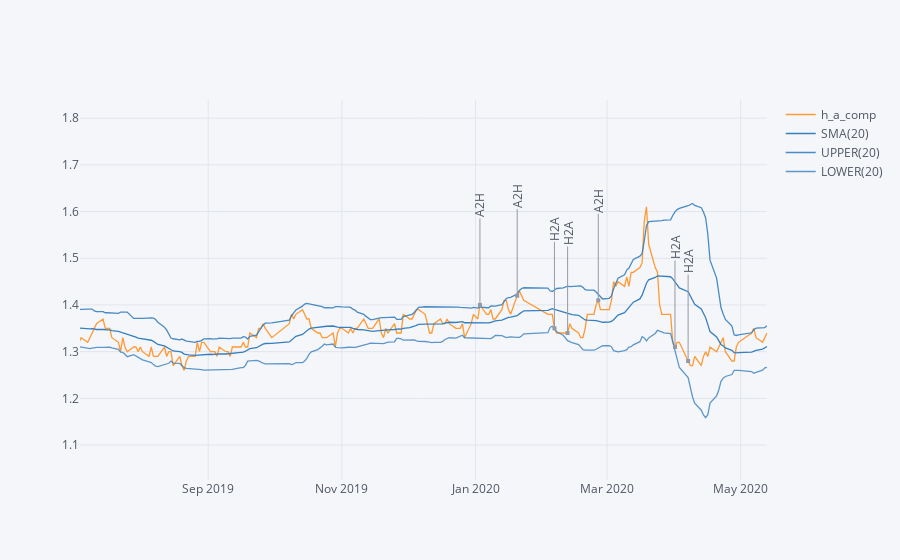

Source (notebook cell):
### Code cell
from jqdatasdk import *
import pandas as pd
import cufflinks as cf

# 从 JoinQuant 获取 AH 溢价数据
def get_data(code):

    auth('18986290611', 'Wenbl0821')
    ncode = normalize_code(code)
    
    stk= finance.STK_AH_PRICE_COMP
    q = query(stk).filter(stk.a_code == ncode).order_by(stk.day)
    df = finance.run_query(q)
    logout()
    df['day'] = pd.to_datetime(df['day'])
    df.set_index('day', inplace=True)
    dfcomp = df['h_a_comp']
    dfcomp.ffill(inplace=True)
    return dfcomp

# df = pd.read_excel("./ah_pair_trading.xls", parse_dates=['day'], index_col='day')
annotations = {
    '2020-01-03': 'A2H', 
    '2020-01-20': 'A2H', 
    '2020-02-06': 'H2A', 
    '2020-02-12': 'H2A', 
    '2020-02-26': 'A2H',
    '2020-04-01': 'H2A',
    '2020-04-07': 'H2A'
    }
# 使用20日移动算术平均作为中轴，2倍标准差作为上下限
def plot_ah_comp(code, annotations=None):
    df = get_data(code)
    df.ta_plot(study='boll', periods=20, annotations=annotations, title=code)
    
plot_ah_comp('601601', annotations=annotations)

### Figure 1 — Plotly figure (JSON) as saved in the notebook; plotly's stock layout.template omitted (floating-point values rounded to 4 significant figures; data arrays with more than 128 entries replaced by an {"elided": "..."} marker saying what was removed)
{"data": [{"line": {"color": "rgba(255, 153, 51, 1.0)", "dash": "solid", "shape": "linear", "width": 1.3}, "mode": "lines", "name": "h_a_comp", "text": "", "type": "scatter", "x": {"elided": "1347 str values"}, "y": {"elided": "1347 float values"}}, {"line": {"color": "rgba(55, 128, 191, 1.0)", "dash": "solid", "shape": "linear", "width": 1.3}, "mode": "lines", "name": "SMA(20)", "text": "", "type": "scatter", "x": {"elided": "1347 str values"}, "y": {"elided": "1347 mixed values"}}, {"line": {"color": "rgba(55, 128, 191, 0.8999999999999999)", "dash": "solid", "shape": "linear", "width": 1.3}, "mode": "lines", "name": "UPPER(20)", "text": "", "type": "scatter", "x": {"elided": "1347 str values"}, "y": {"elided": "1347 mixed values"}}, {"line": {"color": "rgba(55, 128, 191, 0.7999999999999998)", "dash": "solid", "shape": "linear", "width": 1.3}, "mode": "lines", "name": "LOWER(20)", "text": "", "type": "scatter", "x": {"elided": "1347 str values"}, "y": {"elided": "1347 mixed values"}}], "layout": {"annotations": [{"arrowcolor": "#9499A3", "arrowhead": 7, "ax": 0, "ay": -100, "font": {"color": "#4D5663", "size": 12}, "hovertext": "", "opacity": 1, "showarrow": true, "text": "A2H", "textangle": -90, "x": "2020-01-03", "xref": "x", "y": 1.4, "yref": "y"}, {"arrowcolor": "#9499A3", "arrowhead": 7, "ax": 0, "ay": -100, "font": {"color": "#4D5663", "size": 12}, "hovertext": "", "opacity": 1, "showarrow": true, "text": "A2H", "textangle": -90, "x": "2020-01-20", "xref": "x", "y": 1.42, "yref": "y"}, {"arrowcolor": "#9499A3", "arrowhead": 7, "ax": 0, "ay": -100, "font": {"color": "#4D5663", "size": 12}, "hovertext": "", "opacity": 1, "showarrow": true, "text": "H2A", "textangle": -90, "x": "2020-02-06", "xref": "x", "y": 1.35, "yref": "y"}, {"arrowcolor": "#9499A3", "arrowhead": 7, "ax": 0, "ay": -100, "font": {"color": "#4D5663", "size": 12}, "hovertext": "", "opacity": 1, "showarrow": true, "text": "H2A", "textangle": -90, "x": "2020-02-12", "xref": "x", "y": 1.34, "yref": "y"}, {"arrowcolor": "#9499A3", "arrowhead": 7, "ax": 0, "ay": -100, "font": {"color": "#4D5663", "size": 12}, "hovertext": "", "opacity": 1, "showarrow": true, "text": "A2H", "textangle": -90, "x": "2020-02-26", "xref": "x", "y": 1.41, "yref": "y"}, {"arrowcolor": "#9499A3", "arrowhead": 7, "ax": 0, "ay": -100, "font": {"color": "#4D5663", "size": 12}, "hovertext": "", "opacity": 1, "showarrow": true, "text": "H2A", "textangle": -90, "x": "2020-04-01", "xref": "x", "y": 1.31, "yref": "y"}, {"arrowcolor": "#9499A3", "arrowhead": 7, "ax": 0, "ay": -100, "font": {"color": "#4D5663", "size": 12}, "hovertext": "", "opacity": 1, "showarrow": true, "text": "H2A", "textangle": -90, "x": "2020-04-07", "xref": "x", "y": 1.28, "yref": "y"}], "autosize": true, "hovermode": "x", "legend": {"bgcolor": "#F5F6F9", "font": {"color": "#4D5663"}}, "paper_bgcolor": "#F5F6F9", "plot_bgcolor": "#F5F6F9", "title": {"font": {"color": "#4D5663"}}, "xaxis": {"autorange": false, "gridcolor": "#E1E5ED", "range": ["2019-07-04 11:20:39.4997", "2020-05-13"], "showgrid": true, "tickfont": {"color": "#4D5663"}, "title": {"font": {"color": "#4D5663"}, "text": ""}, "type": "date", "zerolinecolor": "#E1E5ED"}, "yaxis": {"autorange": false, "gridcolor": "#E1E5ED", "range": [1.025, 1.839], "showgrid": true, "tickfont": {"color": "#4D5663"}, "title": {"font": {"color": "#4D5663"}, "text": ""}, "type": "linear", "zerolinecolor": "#E1E5ED"}}}
